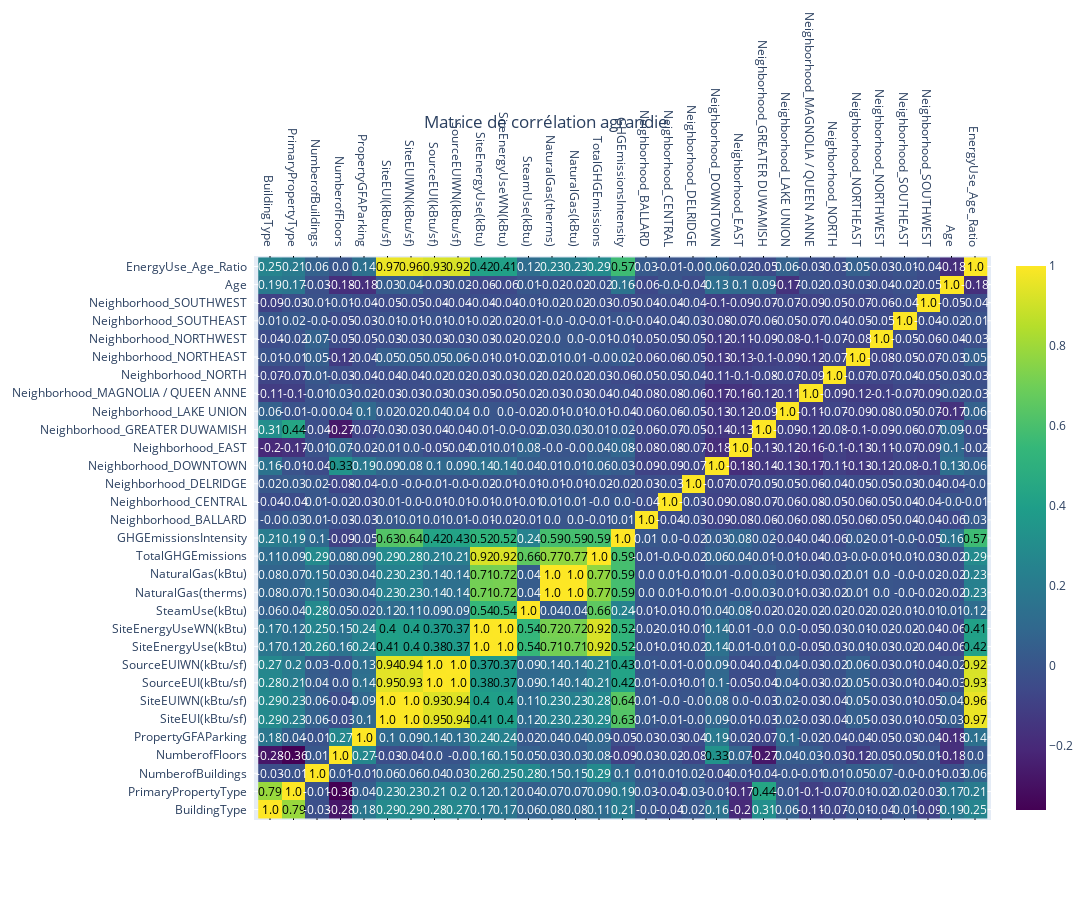

This figure's notebook cell:
### Code cell
import plotly.figure_factory as ff

# Création de la figure Plotly pour la grande matrice de corrélation
fig_large = ff.create_annotated_heatmap(
    z=correlation_matrix.values,
    x=correlation_matrix.columns.tolist(),
    y=correlation_matrix.columns.tolist(),
    colorscale='Viridis',
    annotation_text=correlation_matrix.round(2).values,
    showscale=True
)

# Ajustement des dimensions de la figure pour améliorer l'affichage
fig_large.update_layout(
    title_text='Matrice de corrélation agrandie',
    title_x=0.5,
    width=1800, # Ajustement de la largeur
    height=900, # Ajustement de la hauteur
    autosize=False
)

# Affichage de la figure
fig_large.show()
